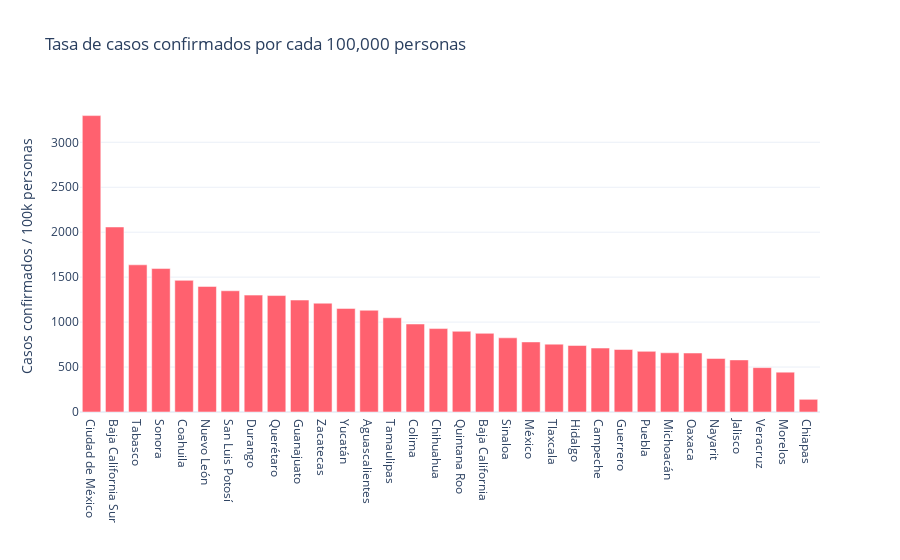

Here is the notebook cell this chart was saved with:
### Code cell
# Bar plot of the rate of confirmed cases per 100k persons 
fig_bar_cases_rate = px.bar(x = datos_por_estado["ENTIDAD"], y = datos_por_estado["TASA DE CASOS POR 100K"],
                            labels = dict(y = "Casos confirmados / 100k personas" , x = "") ,title = "Tasa de casos confirmados por cada 100,000 personas")


fig_bar_cases_rate.update_traces(marker = dict(color = "#ff616f"))
#fig_bar_cases_rate.update_xaxes(tickfont = dict(size = 11))
fig_bar_cases_rate.show()

### Figure 1 — Plotly figure (JSON) as saved in the notebook; plotly's stock layout.template omitted (floating-point values rounded to 4 significant figures)
{"data": [{"alignmentgroup": "True", "hovertemplate": "=%{x}<br>Casos confirmados / 100k personas=%{y}<extra></extra>", "legendgroup": "", "marker": {"color": "#ff616f"}, "name": "", "offsetgroup": "", "orientation": "v", "showlegend": false, "textposition": "auto", "type": "bar", "x": ["Ciudad de México", "Baja California Sur", "Tabasco", "Sonora", "Coahuila", "Nuevo León", "San Luis Potosí", "Durango", "Querétaro", "Guanajuato", "Zacatecas", "Yucatán", "Aguascalientes", "Tamaulipas", "Colima", "Chihuahua", "Quintana Roo", "Baja California", "Sinaloa", "México", "Tlaxcala", "Hidalgo", "Campeche", "Guerrero", "Puebla", "Michoacán", "Oaxaca", "Nayarit", "Jalisco", "Veracruz", "Morelos", "Chiapas"], "xaxis": "x", "y": [3297.0, 2058.0, 1637.0, 1596.0, 1464.0, 1397.0, 1348.0, 1300.0, 1295.0, 1245.0, 1210.0, 1152.0, 1132.0, 1048.0, 978.8, 928.0, 897.5, 875.1, 825.0, 779.4, 754.7, 740.0, 711.4, 695.2, 674.5, 658.6, 656.0, 595.4, 579.4, 493.6, 442.7, 141.1], "yaxis": "y"}], "layout": {"barmode": "relative", "legend": {"tracegroupgap": 0}, "title": {"text": "Tasa de casos confirmados por cada 100,000 personas"}, "xaxis": {"anchor": "y", "domain": [0, 1], "title": {"text": ""}}, "yaxis": {"anchor": "x", "domain": [0, 1], "title": {"text": "Casos confirmados / 100k personas"}}}}
